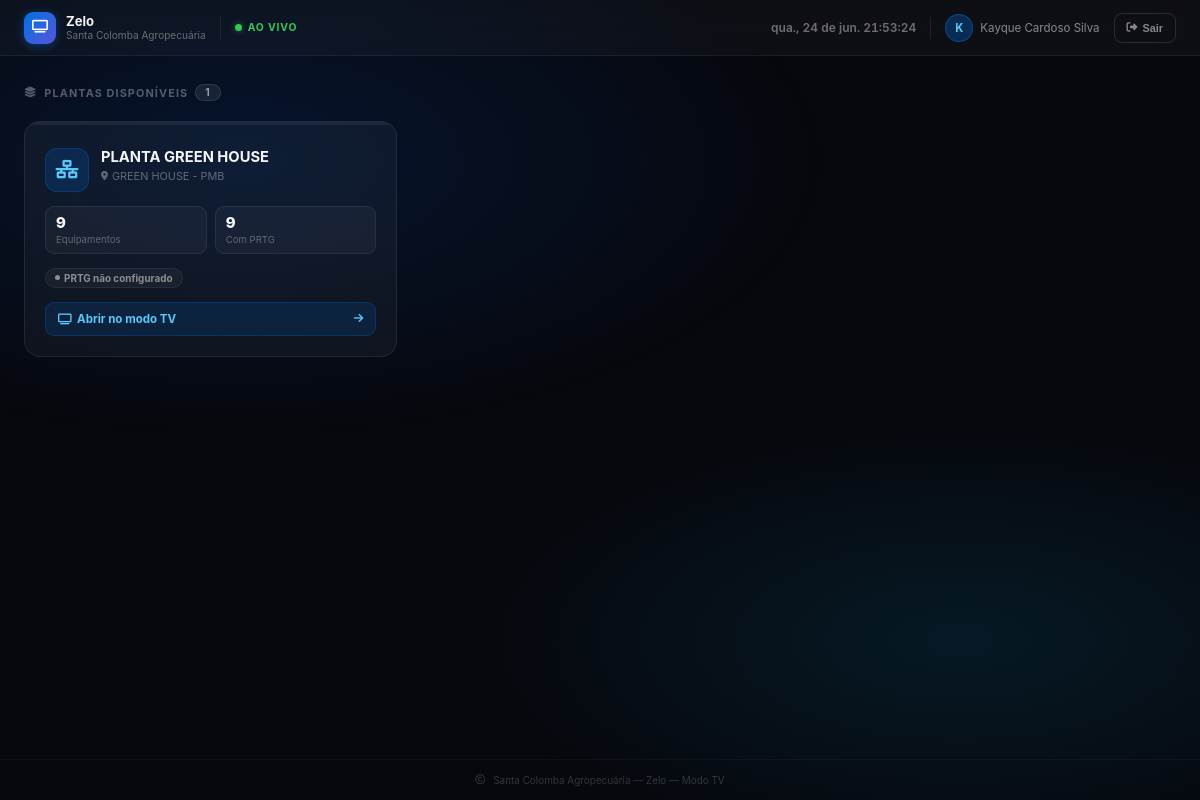
Screenshot of /plantas/tv/ (signed in) with the database file from the repository.
### ProjetoEstoque/models.py (models this page shows, shortened)
class AuditModel(models.Model):
    criado_por = models.ForeignKey(User, related_name="%(class)s_criador", on_delete=models.SET_NULL, null=True, blank=True)
    atualizado_por = models.ForeignKey(User, related_name="%(class)s_atualizador", on_delete=models.SET_NULL, null=True, blank=True)
    created_at = models.DateTimeField(auto_now_add=True)
    updated_at = models.DateTimeField(auto_now=True)
    class Meta:
        abstract = True

class PlantaProjeto(AuditModel):
    nome         = models.CharField(max_length=200, verbose_name="Nome da Planta")
    descricao    = models.TextField(blank=True, verbose_name="Descrição")
    localidade   = models.ForeignKey(
        Localidade,
        on_delete=models.SET_NULL,
        null=True, blank=True,
        related_name="plantas",
        verbose_name="Localidade"
    )
    layout       = models.JSONField(
        default=dict,
        verbose_name="Layout JSON",
        help_text="Estrutura visual da planta: elementos, conexões e posições"
    )
    layout_version = models.PositiveIntegerField(default=1, verbose_name="Versão do Layout")
    imagem_fundo = models.ImageField(
        upload_to="plantas/fundos/",
        null=True, blank=True,
        verbose_name="Imagem de Fundo",
        help_text="Planta baixa ou croqui (PNG/JPG, máx. 10 MB)"
    )
    visualizadores_tv = models.ManyToManyField(
        User,
        blank=True,
        related_name='plantas_tv_autorizadas',
        verbose_name="Visualizadores TV",
        help_text="Usuários do grupo 'Visualizador TV' autorizados a ver esta planta no modo TV."
    )
    class Meta:
        verbose_name = "Planta de Localidade"
        verbose_name_plural = "Plantas de Localidades"
        ordering = ["localidade__local", "nome"]
        indexes = [models.Index(fields=["localidade"])]
    _TIPOS_FORMA = frozenset({'quadro', 'circulo', 'linha', 'texto'})
    @property
    def total_elementos(self):
        return sum(1 for e in self.layout.get("elements", []) if e.get("type") not in self._TIPOS_FORMA)
    @property
    def elementos_com_prtg(self):
        return sum(1 for e in self.layout.get("elements", []) if e.get("type") not in self._TIPOS_FORMA and e.get("prtg_objid"))

class Localidade(AuditModel):
    codigo = models.CharField(
        max_length=20,
        choices=LocalidadeChoices.choices,
        null=True, blank=True,
        help_text="Sede: "
    )
    local = models.CharField(max_length=100)
    def __str__(self):
        return self.local

### ProjetoEstoque/views/plantas.py (the view)
# urls.py: path("plantas/tv/",                                   views.planta_tv_lista,             name="planta_tv_lista"),
@login_required
def planta_tv_lista(request):
    user = request.user
    qs = PlantaProjeto.objects.select_related("localidade").order_by("localidade__local", "nome")
    if _is_tv_user(user):
        qs = qs.filter(visualizadores_tv=user)
    plantas_list = list(qs)
    prtg_ids_map = {
        str(p.pk): [str(e["prtg_objid"]) for e in p.layout.get("elements", []) if e.get("prtg_objid")]
        for p in plantas_list
    }
    return render(request, "front/plantas/planta_tv_lista.html", {
        "plantas":       plantas_list,
        "prtg_ok":       prtg_service.is_configured(),
        "prtg_ids_json": prtg_ids_map,
        "status_url":    reverse("prtg_status_api"),
    })

### ProjetoEstoque/views/plantas.py (called while the page is built)
def _is_tv_user(user) -> bool:
    return (
        user.is_authenticated
        and not user.is_staff
        and not user.is_superuser
        and user.groups.filter(name=_GRUPO_TV).exists()
    )

### services/prtg_service.py (called while the page is built)
def _get_credentials() -> tuple[str, str, str]:
    base = getattr(settings, "PRTG_URL", "").rstrip("/")
    user = getattr(settings, "PRTG_USER", "")
    ph   = getattr(settings, "PRTG_PASSHASH", "")
    return base, user, ph

def is_configured() -> bool:
    base, user, ph = _get_credentials()
    return bool(base and user and ph)

### ProjetoEstoque/templates/front/plantas/planta_tv_lista.html (shortened to what this page needs)
{% load static %}<!DOCTYPE html>
<html lang="pt-BR">
<head>
<link rel="stylesheet" href="https://cdnjs.cloudflare.com/ajax/libs/font-awesome/6.5.0/css/all.min.css">
</head>
<body>
<div class="tvl-bg"></div>
<div class="tvl-root">
  <header class="tvl-header">
    <div class="tvl-brand">
      <div class="tvl-brand-icon"><i class="fa-solid fa-tv"></i></div>
      <div>
        <div class="tvl-brand-name">Zelo</div>
        <div class="tvl-brand-sub">Santa Colomba Agropecuária</div>
      </div>
    </div>
    <div class="tvl-live">
      <div class="tvl-live-dot"></div>
      <span class="tvl-live-lbl">Ao Vivo</span>
    </div>
    <span class="tvl-clock" id="tvlClock">—</span>
    <div class="tvl-user-info">
      <div class="tvl-avatar">{{ request.user.get_full_name|default:request.user.username|slice:":1"|upper }}</div>
      <span class="tvl-uname">{{ request.user.get_full_name|default:request.user.username }}</span>
    </div>
    <form method="post" action="{% url 'logout' %}" style="margin:0;padding:0;">
      <button type="submit" class="tvl-logout-btn">
        <i class="fa-solid fa-right-from-bracket"></i> Sair
      </button>
    </form>
  </header>
  <main class="tvl-content">
    <div class="tvl-section-hd">
      <p class="tvl-section-title">
        <i class="fa-solid fa-layer-group"></i>
        Plantas disponíveis
        <span class="tvl-count-badge">{{ plantas|length }}</span>
      </p>
    </div>
    {% if plantas %}
    <div class="tvl-grid" id="tvlGrid">
      {% for planta in plantas %}
      <a href="{% url 'planta_tv' planta.pk %}" class="tvl-card" data-pk="{{ planta.pk }}">
        <div class="tvl-card-status-bar st-none" id="stbar-{{ planta.pk }}"></div>
        <div class="tvl-card-header">
          <div class="tvl-card-icon"><i class="fa-solid fa-network-wired"></i></div>
          <div class="tvl-card-title">
            <div class="tvl-card-name">{{ planta.nome }}</div>
            <div class="tvl-card-local">
              <i class="fa-solid fa-location-dot" style="font-size:.58rem"></i>
              {{ planta.localidade|default:"Sem localidade" }}
            </div>
          </div>
        </div>
        <div class="tvl-card-metrics">
          <div class="tvl-metric">
            <div class="tvl-metric-val">{{ planta.total_elementos }}</div>
            <div class="tvl-metric-lbl">Equipamentos</div>
          </div>
          <div class="tvl-metric">
            <div class="tvl-metric-val">{{ planta.elementos_com_prtg }}</div>
            <div class="tvl-metric-lbl">Com PRTG</div>
          </div>
        </div>
        <div class="tvl-card-chips" id="chips-{{ planta.pk }}">
          {% if not prtg_ok %}
          <span class="tvl-chip none"><span class="tvl-chip-dot"></span>PRTG não configurado</span>
          {% else %}
          <span style="font-size:.62rem;color:rgba(255,255,255,.3);display:flex;align-items:center;gap:4px;">
            <span class="tvl-spinner"></span> Carregando status...
          </span>
          {% endif %}
        </div>
        <div class="tvl-card-cta">
          <span><i class="fa-solid fa-tv"></i> &nbsp;Abrir no modo TV</span>
          <i class="fa-solid fa-arrow-right"></i>
        </div>
      </a>
      {% endfor %}
    </div>
    {% endif %}
  </main>
  <footer class="tvl-footer">
    <i class="fa-regular fa-copyright"></i>
    Santa Colomba Agropecuária &mdash; Zelo &mdash; Modo TV
  </footer>
</div>
</body>
</html>

### rows the page displays
PlantaProjeto: nome "PLANTA GREEN HOUSE", localidade "GREEN HOUSE - PMB", total_elementos "9", elementos_com_prtg "9"

### other values shown
{{ request.user.get_full_name|default:request.user.username }} "Kayque Cardoso Silva"
{{ plantas|length }} "1"
